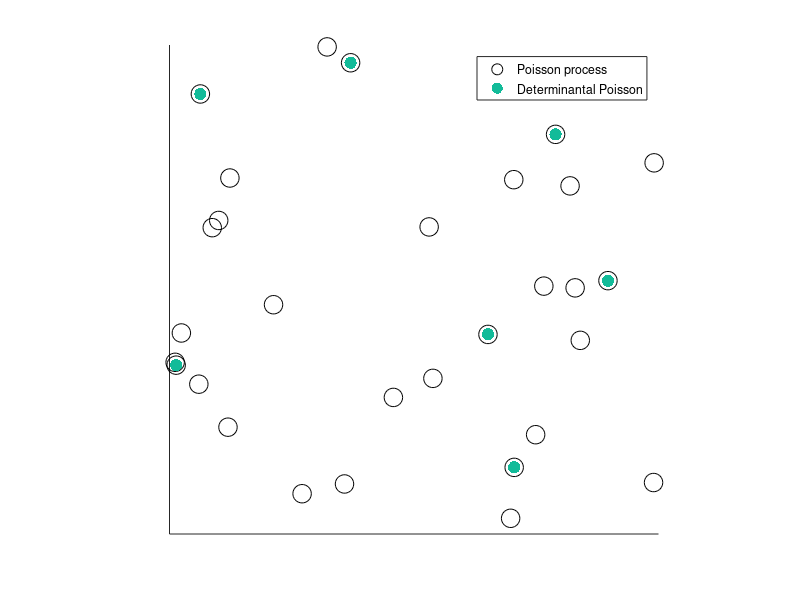

MATLAB code for this plot:
% Randomly simulates a determinantally-thinned Poisson point process.
%
% A determinantally-thinned Poisson point process is essentially a discrete
% determinantal point process whose underlying state space is a single
% realization of a Poisson
% point process defined on some bounded continuous space.
%
% For more details, see the paper by Blaszczyszyn and Keeler[1].
%
% This is an updated version of the file in the repository[2].
%
% Author: H.P. Keeler, Inria/ENS, Paris, and University of Melbourne,
% Melbourne, 2018.
%
% References:
% [1] Blaszczyszyn and Keeler, Determinantal thinning of point processes
% with network learning applications, 2018.
% [2] Keeler, 2018, https://github.com/hpaulkeeler/DetPoisson_MATLAB

close all;
clearvars; clc;

%set random seed for reproducibility
%rng(2);

%%%START -- Parameters -- %%%START
%Poisson point process parameters
lambda=25; %intensity (ie mean density) of the Poisson process

%choose kernel
choiceKernel=1; %1 for Gaussian (ie squared exponetial );2 for Cauchy
sigma=1;% parameter for Gaussian and Cauchy kernel
alpha=1;% parameter for Cauchy kernel

%Simulation window parameters
xMin=0;xMax=1;yMin=0;yMax=1;
xDelta=xMax-xMin;yDelta=yMax-yMin; %rectangle dimensions
areaTotal=xDelta*yDelta; %area of rectangle
%%%END -- Parameters -- %%%END

%%% START -- Simulate a Poisson point process on a rectangle %%%START
%Simulate Poisson point process
numbPoints=poissrnd(areaTotal*lambda);%Poisson number of points
xx=xDelta*(rand(numbPoints,1))+xMin;%x coordinates of Poisson points
yy=xDelta*(rand(numbPoints,1))+yMin;%y coordinates of Poisson points
%%% END -- Simulate a Poisson point process on a rectangle --END %%%

%%% START -- CREATE L matrix -- START %%%
%all squared distances of x/y difference pairs
xxDiff=bsxfun(@minus,xx,xx');
yyDiff=bsxfun(@minus,yy,yy');
rrDiffSquared=(xxDiff.^2+yyDiff.^2);
if choiceKernel==1
    %%Gaussian/squared exponential kernel
    L=lambda*exp(-(rrDiffSquared)/sigma^2);
elseif choiceKernel==2
    %%Cauchy kernel
    L=lambda./(1+rrDiffSquared/sigma^2).^(alpha+1/2);
else
    error('choiceKernel has to be equal to 1 or 2.');
end
%%% END-- CREATE L matrix -- %%% END

%START - Sampling/simulating DPP - START
%Retrieve eigenvalues and eigenvectors
[eigenVectL,eigenValL]=eig(L); %eigen decomposition
eigenVectK = (eigenVectL);
eigenValL=abs(diag(eigenValL)); %eigenvalues of L
eigenValK = eigenValL./(1+eigenValL); %eigenvalues of K

%Bernoulli trials (ie coin flips) to determine number of points
booleEigen = (rand(length(eigenValK),1) <= eigenValK);

%number of points in the DPP realization
numbPointsDPP=sum(booleEigen);
%retrieve eigenvectors corresponding to successful Bernoulli trials
spaceV = eigenVectK(:,booleEigen); %subspace V
indexDPP = zeros(numbPointsDPP,1); %index for final DPP configuration

%Loop through for all points
for ii=1:numbPointsDPP
    %Compute probabilities for each point i
    Prob_i=sum(spaceV.^2,2); %sum across rows
    Prob_i=Prob_i/sum(Prob_i); %normalize
    
    %Choose a point (from 1 to numbPoints) using (prob mass function) Prob_i
    uRand=rand(1);
    indexCurrent=find(uRand<=cumsum(Prob_i),1);
    indexDPP(ii)=indexCurrent;
    
    if ii<numbPointsDPP
        %Choose a vector to remove
        jj=find(spaceV(indexCurrent,:),1); %find use for nonzero elements
        columnVj=spaceV(:,jj); %j-th column of V
        spaceV=spaceV(:,[1:jj-1 jj+1:end]);
        
        %Update matrix V by removing Vj component from the space
        spaceV=spaceV-columnVj.*spaceV(indexCurrent,:)/columnVj(indexCurrent);
        %Orthonormalize using Householder method
        [spaceV,~]=qr(spaceV,0);
    end
end
indexDPP=sort(indexDPP); %sort index in ascending order
%END - Sampling/simulating DPP - END

%%% START -- Plotting -- START %%%
figure;hold on;
markerSizeNumb=80; %marker size of markers colors
vectorColor=rand(1,3).^(1); %random vector for colors of
%Plot Poisson point process
plot(xx,yy,'ko','MarkerSize',markerSizeNumb/6);
%Plot determinantally-thinned Poisson point process
plot(xx(indexDPP),yy(indexDPP),'.','MarkerSize',markerSizeNumb/3,'color',vectorColor);
grid;
axis square;set(gca,'YTick',[]); set(gca,'XTick',[]);
legend('Poisson process', 'Determinantal Poisson');
%%% END -- Plotting -- END %%%
